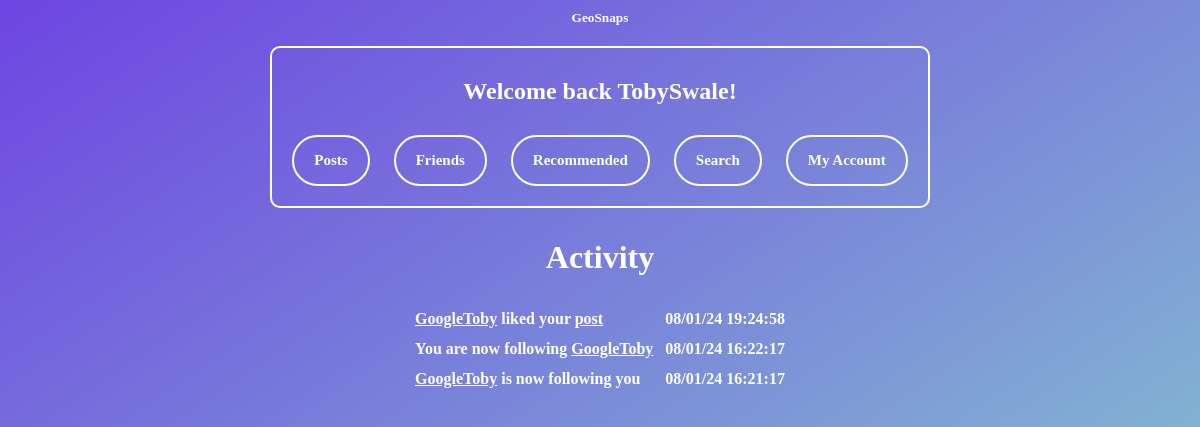
The page /activity (signed in) on the database its author committed.
### tables this page shows
CREATE TABLE "Likes" (
	"id"	INTEGER,
	"usersliked"	TEXT
, "timesent"	TEXT);

CREATE TABLE "friendrequests" (
	"usersend"	TEXT,
	"userreceive"	TEXT,
	"status"	INTEGER DEFAULT 0
, "timesent"	TEXT);

### main.py (the view)
@web_site.route('/activity', methods=['GET', 'POST'])
def activity():
    msg = ""
    username = session["username"]
    con = sqlite3.connect('database.db')
    con.row_factory = sqlite3.Row
    cursor = con.cursor()
    sql = """SELECT Likes.usersliked, Likes.id, Likes.timesent
       FROM Likes
       JOIN Posts ON Likes.id = Posts.id
       WHERE Posts.user = ?"""
    cursor.execute(sql, (username,))
    rows = cursor.fetchall()
    newrows = []
    for row in rows:
        rowdict = dict(row)
        rowdict['type'] = 'like'
        newrows.append(rowdict)
    con.row_factory = sqlite3.Row
    cursor = con.cursor()
    sql = """SELECT friendrequests.usersend, friendrequests.timesent
           FROM friendrequests
           WHERE friendrequests.userreceive = ? AND status = 2"""
    cursor.execute(sql, (username,))
    rows2 = cursor.fetchall()
    newrows2 = []
    for row in rows2:
        rowdict = dict(row)
        rowdict['type'] = 'follower'
        newrows2.append(rowdict)
    con.row_factory = sqlite3.Row
    cursor = con.cursor()
    sql = "SELECT * FROM friendrequests WHERE userreceive = ? AND status = 1"
    cursor.execute(sql, (username,))
    rows3 = cursor.fetchall()
    newrows3 = []
    for row in rows3:
        rowdict = dict(row)
        rowdict['type'] = 'request'
        newrows3.append(rowdict)
    con.row_factory = sqlite3.Row
    cursor = con.cursor()
    sql = "SELECT * FROM friendrequests WHERE usersend = ? AND status = 2"
    cursor.execute(sql, (username,))
    rows4 = cursor.fetchall()
    newrows4 = []
    for row in rows4:
        rowdict = dict(row)
        rowdict['type'] = 'following'
        newrows4.append(rowdict)
    con.row_factory = sqlite3.Row
    cursor = con.cursor()
    sql = "SELECT * FROM friendrequests WHERE usersend = ? AND status = 1"
    cursor.execute(sql, (username,))
    rows5 = cursor.fetchall()
    newrows5 = []
    for row in rows5:
        rowdict = dict(row)
        rowdict['type'] = 'requestfollowing'
        newrows5.append(rowdict)
    newrows += newrows2
    newrows += newrows3
    newrows += newrows4
    newrows += newrows5
    rowsinsec = []
    for row in newrows:
        getdatetime = datetime.strptime(row["timesent"], "%d/%m/%y %H:%M:%S") #converts to known format
        datetimenow = datetime.now() #Gets time now
        datetimedif = datetimenow - getdatetime #finds dif
        timedif = datetimedif.total_seconds() #converts dif to s
        rowdict = dict(row) #sets var to old dict of row
        rowdict['timedif'] = timedif #adds sec dif to dict
        rowsinsec.append(rowdict) #appends to list
    sortedrows = sorted(rowsinsec, key=lambda x: x.get('timedif'))
    if sortedrows == []:
        msg = "No recent activity"
    return render_template("activity.html", rows=sortedrows, username=username,msg=msg)

### templates/activity.html (shortened to what this page needs)
{% extends 'base.html' %}
{% block content %}
<h1>Activity</h1>
<div class="namelink">
  <table class="centered-table" style="text-align: left;">
    {% for row in rows %}
    <tr>
      {% if row["type"] == "like" %}
        {% if row["usersliked"] != username %}
          <td><a href ='/viewaccount?id={{row["usersliked"]}}'>{{row["usersliked"]}}</a> liked your <a href ='/viewpost?id={{row["id"]}}'>post</a></td>
          <td>{{row["timesent"]}}</td>
        {% endif %}
      {% else %}
        {% if row["type"] == "follower" %}
          <td><a href ='/viewaccount?id={{row["usersend"]}}'>{{row["usersend"]}}</a> is now following you</td>
          <td>{{row["timesent"]}}</td>
        {% elif row["type"] == "request" %}
          <td><a href ='/acceptignore?id={{row["usersend"]}}'>{{row["usersend"]}}</a> has sent you a follow request</td>
          <td>{{row["timesent"]}}</td>
        {% elif row["type"] == "following" %}
          <td>You are now following <a href='/viewaccount?id={{row["userreceive"]}}'>{{row["userreceive"]}}</a></td>
          <td>{{row["timesent"]}}</td>
        {% elif row["type"] == "requestfollowing" %}
          <td>You sent a follow request to <a href='/viewaccount?id={{row["userreceive"]}}'>{{row["userreceive"]}}</a></td>
          <td>{{row["timesent"]}}</td>
        {% endif %}
      {% endif %}
    </tr>
    {% endfor %}
  </table>
</div>
{% endblock %}

### static/style.css (style rules this page uses)
body { background: linear-gradient(to bottom right, #6e45e2, #88d3ce); text-align: center; }
h1 { color:white; font-family:Verdana; }
a { font-weight:bold; text-decoration:none; margin:10px; }
.centered-table { margin: 0 auto; color:white; font-family:Verdana; border: 1px solid transparent; border-spacing: 10px; font-weight:bold; text-align: center; }

### templates/activity.html (style rules this page uses)
.namelink a { text-decoration: underline; color: white; font-family:Verdana; margin: 0; }

### rows shown on the page
Likes: usersliked "GoogleToby", timesent "08/01/24 19:24:58"
friendrequests: userreceive "GoogleToby", timesent "08/01/24 16:22:17"
friendrequests: usersend "GoogleToby", timesent "08/01/24 16:21:17"

### other values the page prints
{{ session["username"] }} "TobySwale"
